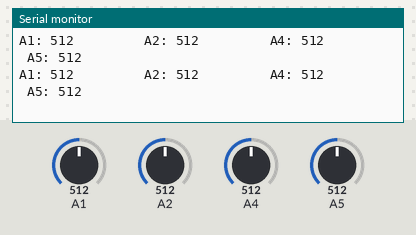
Simulated run of this sketch. Board: Arduino Uno, built with avr-gcc and run on an emulated ATmega328P. Shown: the last lines printed to the serial monitor. Inputs (shaded band) come from the test bench; at power-on: A1 = 512, A2 = 512, A4 = 512, A5 = 512.

Above: at 1.2 s.
1.3 s: A1 set to 108
At 1.32 s:
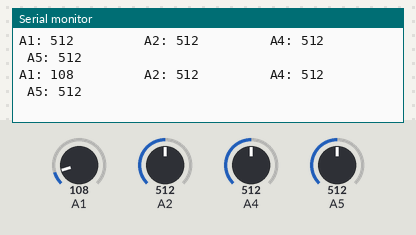
4.3 s: A1 set to 92
At 4.37 s:
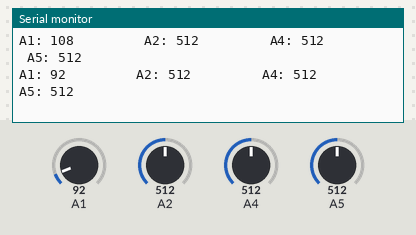
8.8 s: A2 set to 106
At 8.83 s:
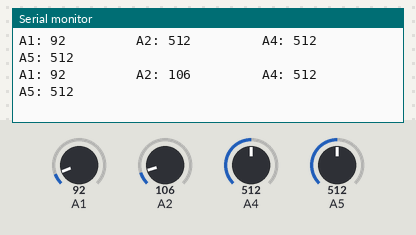
10.3 s: A2 set to 92
At 10.35 s:
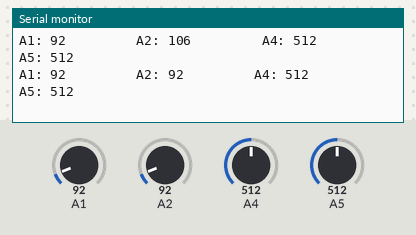
Timing chart, 0 to 13.3 s (numbered marks = the images above; inputs shaded):
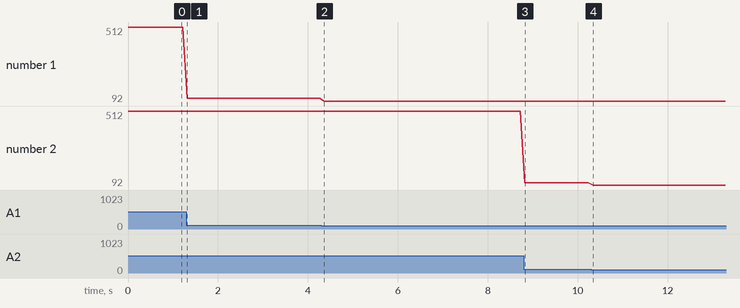

Measured:
- after the input at 1.3 s, the serial monitor: prints a new line at once (image 1)
- after the input at 4.3 s, the serial monitor: prints a new line after 0.06 s (image 2)
- after the input at 8.8 s, the serial monitor: prints a new line at once (image 3)
- after the input at 10.3 s, the serial monitor: prints a new line at once (image 4)
- plotted number 1: 512 → 108 after the input at 1.3 s, 108 → 92 after the input at 4.3 s
- plotted number 2: 512 → 106 after the input at 8.8 s

The sketch:

XMotion-AnalogReadTest.ino
```cpp
/*This example reads XMotion's Bottom Analog inputs
   There are A1 - A2 - A4 - A5
   Can be developed for other XMotion element readings
   www.Jsumo.com/xmotion
*/

void setup() {
  // initialize serial communication at 9600 bits per second:
  Serial.begin(9600);
}

// the loop routine runs over and over again forever:
void loop() {
  int sensorValue = analogRead(A1);
  int sensorValue2 = analogRead(A2);
  int sensorValue3 = analogRead(A4);
  int sensorValue4 = analogRead(A5);
  // print out the value you read:
  Serial.print("A1: ");
  Serial.print(sensorValue);
  Serial.print("         ");

  Serial.print("A2: ");
  Serial.print(sensorValue2);
  Serial.print("         ");
  Serial.print("A4: ");
  Serial.print(sensorValue3);
  Serial.print("         ");
  Serial.print("A5: ");
  Serial.println(sensorValue4);

  delay(100);        // delay in between reads for stability
}
```
